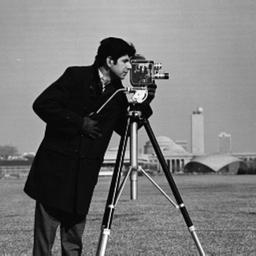
#> input picture Histogram Equalization - Stretching/example.png, 256 x 256 px, shrunk from 512 x 512 before the run
$ python 'Histogram Equalization - Stretching.py'
#> lines starting #> are read from the running program, lines starting #| are printed output that depends on the picture
import cv2 as cv2
import numpy as np
import matplotlib.pyplot as plt

toStretchMinValue = 50
toStretchMaxValue = 250
stretchMinValue = 100
stretchMaxValue = 200

# read image
image = cv2.imread("example.png", 0)
#> image is the input picture: shape (256, 256); min 0, max 255, mean 118.4

# convert image to array and create histogram
matrix = np.array(image)
histogram = np.zeros(256)
histData = []
for i in matrix:
    for j in i:
        histData.append(j)
        histogram[j] = histogram[j] + 1
#> after the loop, histData = 65536 items; histogram = 256 values, max 1499 at index 13, min 1 at index 250, mean 256
fig, ax = plt.subplots(3, 1, figsize=(10, 10))
ax[0].hist(x=histData, density=True, bins=25)
ax[0].set_title("Original Histogram")

# histogram stretching
i = stretchMinValue
oldAndNewValueOfHistogram = dict()
while i <= stretchMaxValue:
    newValue = int(((toStretchMaxValue - toStretchMinValue) / (stretchMaxValue - stretchMinValue)) * (
            i - stretchMinValue) + toStretchMinValue)
    oldAndNewValueOfHistogram[i] = newValue
    i = i + 1

histData = []
for i in range(0, np.size(matrix, 0)):
    for j in range(0, np.size(matrix, 1)):
        if list(oldAndNewValueOfHistogram.keys()).count(matrix[i][j]) != 0:
            matrix[i][j] = oldAndNewValueOfHistogram[matrix[i][j]]
        histData.append(matrix[i][j])
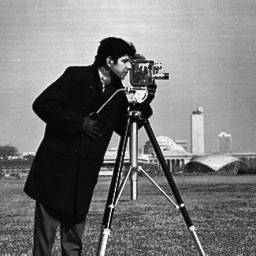
#> matrix: shape (256, 256); min 0, max 255, mean 120.4

ax[1].hist(x=histData, density=True, bins=25)
ax[1].set_title("After Stretching")

# convert image to array and create histogram
matrixEqualization = np.array(image)
histogramEqualization = np.zeros(256)
for i in matrixEqualization:
    for j in i:
        histogramEqualization[j] = histogramEqualization[j] + 1
#> after the loop, histogramEqualization has the same summary as histogram

# histogram equalization
sumOfPixels = matrixEqualization.size
#> sumOfPixels = 65536
pixelPositions = []
sumOfPossibility = 0

for i in range(256):
    result = np.where(matrixEqualization == i)
    pixelPositions.append(list(zip(result[0], result[1])))
#> this loop made 256 passes
#> result on passes 1 to 3: 77 positions, rows 38 to 227, columns 96 to 181, 28 positions, rows 58 to 222, columns 95 to 153, 31 positions, rows 39 to 210, columns 97 to 152
#> after the loop, pixelPositions = 256 items

for i in range(256):
    possibility = histogramEqualization[i] / sumOfPixels
    sumOfPossibility = sumOfPossibility + possibility
    newPixelPosition = round(sumOfPossibility * 255)
    for coordinate in pixelPositions[i]:
        matrixEqualization[coordinate] = newPixelPosition
    i = i + 1
#> this loop made 256 passes
#> (possibility, sumOfPossibility, newPixelPosition) on passes 1 to 3: (0.00117, 0.00117, 0), (0.000427, 0.0016, 0), (0.000473, 0.00208, 1)
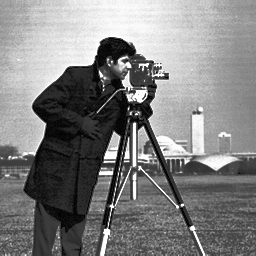
#> matrixEqualization: shape (256, 256); min 0, max 255, mean 128.8
#> after the loop, sumOfPossibility = 1

histData = []
for i in range(0, np.size(matrixEqualization, 0)):
    for j in range(0, np.size(matrixEqualization, 1)):
        histData.append(matrixEqualization[i][j])

ax[2].hist(x=histData, density=True, bins=25)
ax[2].set_title("After Equalization")

cv2.imshow("Original image", image)
cv2.imshow("Stretching histogram", matrix)
cv2.imshow("Histogram equalization", matrixEqualization)
plt.show()
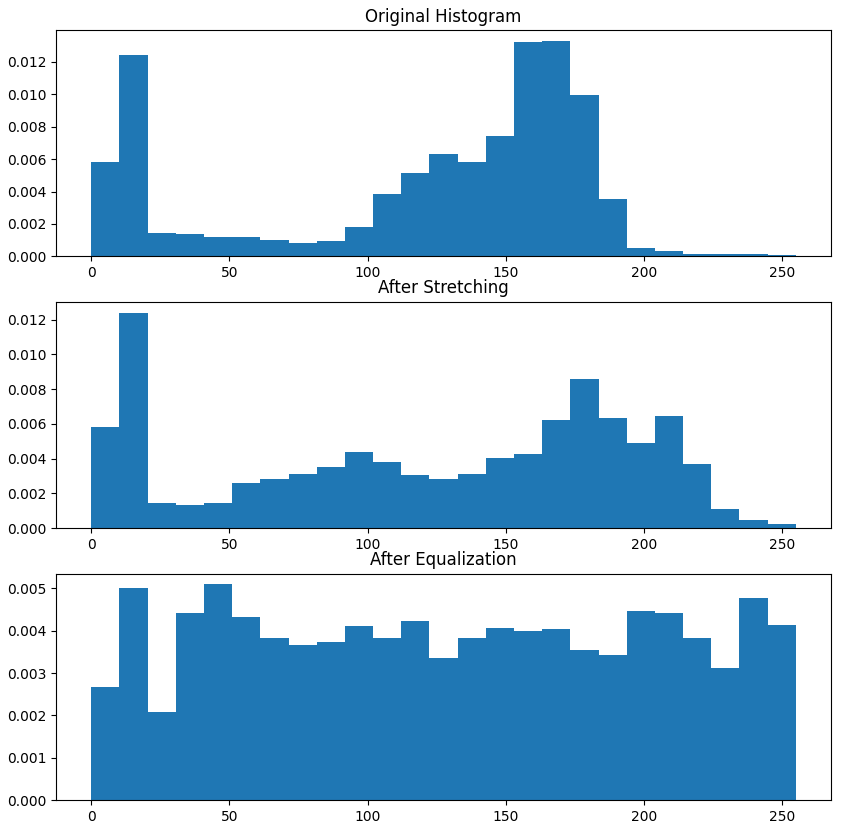
#> figure drawn by matplotlib, 3 panels; panel 1: tallest bar 0.0133 high, from x = 163.2 to 173.4; panel 2: tallest bar 0.0124 high, from x = 10.2 to 20.4; panel 3: tallest bar 0.0051 high, from x = 40.8 to 51

fig.savefig("histogram.png")
cv2.imwrite("Stretching_histogram.jpg", matrix)
cv2.imwrite("Histogram_equalization.jpg", matrixEqualization)

print('Successfully saved')
cv2.waitKey(0)
cv2.destroyAllWindows()
